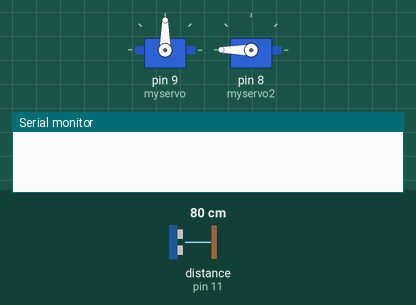
Simulated run of this sketch. Board: Arduino Uno, built with avr-gcc and run on an emulated ATmega328P. On the bench: 2 × servo, the last lines printed to the serial monitor. The inputs (shaded band) are chosen by the test bench; at power-on: distance to the obstacle (sensor on pin 11) 80 cm. The echo pulse lasts 58.3 µs per cm.

Above: at 1.2 s.
1.3 s: distance to the obstacle (sensor on pin 11) set to 22 cm
2.8 s: distance to the obstacle (sensor on pin 11) set to 17 cm
At 3.6 s:
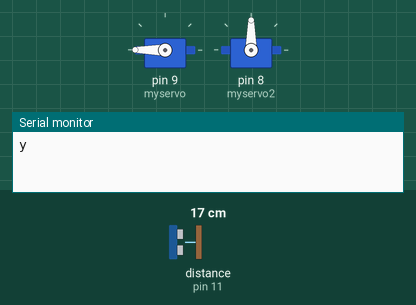
4.3 s: distance to the obstacle (sensor on pin 11) set to 35 cm
At 7.0 s:
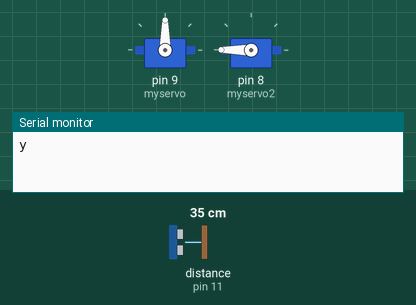
7.3 s: distance to the obstacle (sensor on pin 11) set to 2 cm
At 8.2 s:
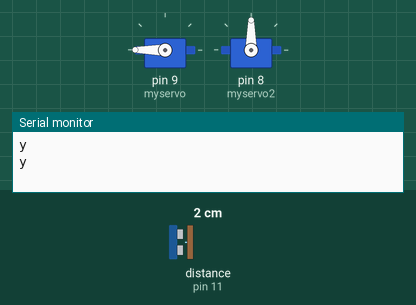
Timing chart, 0 to 9.8 s (numbered marks = the images above; inputs shaded):
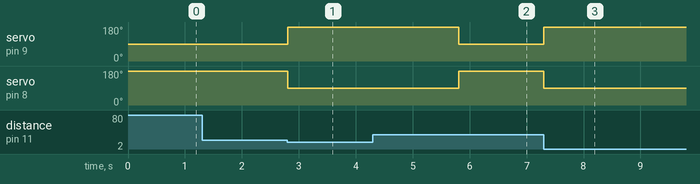

The sketch:

distanceSensor.ino
```cpp
#include <Ultrasonic.h> //　使用超音波的程式庫
#include <Servo.h>
#define TRIGGER_PIN 12 //　定義模組triger端為數位接腳12
#define ECHO_PIN 11 //　定義模組echo端為數位接腳11
Servo myservo;  // 建立一個 servo 物件，最多可建立 12個 servo
Servo myservo2;  // 建立一個 servo 物件，最多可建立 12個 servo
int pos = 0;    // 設定 Servo 位置的變數*
int LED=7;
Ultrasonic ultrasonic(TRIGGER_PIN, ECHO_PIN); //設定HC-SR04初始化參數
void setup()
{
Serial.begin(9600);

myservo.attach(9);  // 將 servo 物件連接到 pin 9
myservo2.attach(8);  // 將 servo 物件連接到 pin 9
}

void loop()
{
float cmMsec; //　定義浮動數
long microsec = ultrasonic.timing(); //　 測距，返回的是一個時間單位(microsec)

cmMsec = ultrasonic.convert(microsec,Ultrasonic::CM); //將測得的時間單位計算為距離單位
//Serial.print(" CM: ");
//Serial.println(cmMsec);
     pos = 90;
    myservo.write(pos);               // 告訴 servo 走到 'pos' 的位置
    myservo2.write(180);               // 告訴 servo 走到 'pos' 的位置
    //delay(15);
if(cmMsec<20){
    pos = 180;
    myservo.write(pos);               // 告訴 servo 走到 'pos' 的位置
    myservo2.write(90);               // 告訴 servo 走到 'pos' 的位置
    Serial.println('y');
    delay(3000);                        // 等待 15ms 讓 servo 走到指定位
}
else{
     pos = 90;
    myservo.write(pos);               // 告訴 servo 走到 'pos' 的位置
    myservo2.write(180);               // 告訴 servo 走到 'pos' 的位置
    //Serial.println(cmMsec);
    //delay(15);
}

    if (Serial.read()=='H') {digitalWrite(LED, HIGH);
    delay(3000);

    }
    else {digitalWrite(LED, LOW);}

}
```

Measured:
- the behaviour switches between 20 and 19 cm on distance to the obstacle (sensor on pin 11) (found by bisection; images 0 and 1)
- after the input at 1.3 s, every drawn part: stays the same
- after the input at 2.8 s, servo on pin 9 (myservo): 90° → 180° at once; servo on pin 8 (myservo2): 180° → 90° at once
- after the input at 4.3 s, servo on pin 9 (myservo): 180° → 90° after 1.5 s; servo on pin 8 (myservo2): 90° → 180° after 1.5 s
- after the input at 7.3 s, servo on pin 9 (myservo): 90° → 180° at once; servo on pin 8 (myservo2): 180° → 90° at once
